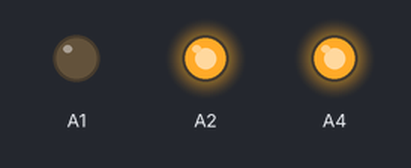
Bench run of a sketch on a simulated Arduino Uno, built with avr-gcc and run on an emulated ATmega328P. On the bench: output pins drawn as LEDs (lit = HIGH). Pins used as bus, display or sensor lines are not drawn.

Above: at 0.2 s.
At 0.7 s:
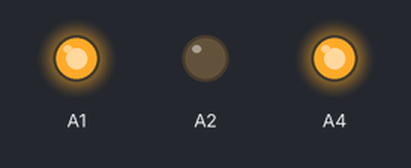
At 3.2 s:
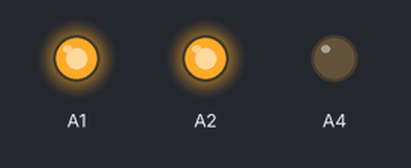
Timing chart, 0 to 4.5 s (numbered marks = the images above):
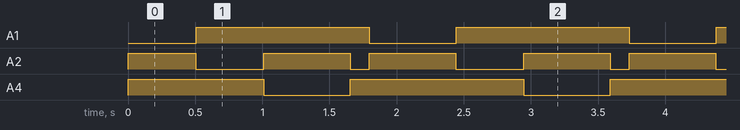

The sketch:

sketch_aug29a.ino
```cpp
 //firework by gak

void setup() {
   pinMode(2, OUTPUT);
   pinMode(4, OUTPUT);
   pinMode(5, OUTPUT);
   pinMode(6, OUTPUT);
   pinMode(7, OUTPUT);
   pinMode(10, OUTPUT);
   pinMode(A5, OUTPUT);
    pinMode(A0, OUTPUT);
    pinMode(11, OUTPUT);

    pinMode(A4, OUTPUT);
    pinMode(A2, OUTPUT);
    pinMode(A1, OUTPUT);

}
void loop() {
  digitalWrite(A4, HIGH);
  delay(1);
 digitalWrite(A2, HIGH);
  delay(1);
 digitalWrite(A1, LOW);
  delay(1);

 digitalWrite(5, HIGH);
  delay(1);
 digitalWrite(5, LOW);
  delay(1);

  delay(500);            //1

  digitalWrite(A4, HIGH);
  delay(1);
 digitalWrite(A2, LOW);
  delay(1);
 digitalWrite(A1, HIGH);
  delay(1);
 digitalWrite(5, HIGH);
  delay(1);
 digitalWrite(5, LOW);
  delay(1);

  delay(500);                //2

 digitalWrite(A4, LOW);
  delay(1);
 digitalWrite(A2, HIGH);
  delay(1);
 digitalWrite(A1, HIGH);
  delay(1);
 digitalWrite(5, HIGH);
  delay(1);
 digitalWrite(5, LOW);
  delay(1);

  delay(500);               //3

 digitalWrite(A4, LOW);
  delay(1);
 digitalWrite(A2, HIGH);
  delay(1);
 digitalWrite(A1, HIGH);
  delay(1);
 digitalWrite(2, HIGH);
  delay(1);
 digitalWrite(2, LOW);
  delay(1);

   digitalWrite(A4, LOW);
  delay(1);
 digitalWrite(A2, HIGH);
  delay(1);
 digitalWrite(A1, HIGH);
  delay(1);
 digitalWrite(6, HIGH);
  delay(1);
 digitalWrite(6, LOW);
  delay(1);

 digitalWrite(A4, LOW);
  delay(1);
 digitalWrite(A2, HIGH);
  delay(1);
 digitalWrite(A1, HIGH);
  delay(1);
 digitalWrite(10, HIGH);
  delay(1);
 digitalWrite(10, LOW);
  delay(1);

 digitalWrite(A4, LOW);
  delay(1);
 digitalWrite(A2, HIGH);
  delay(1);
 digitalWrite(A1, HIGH);
  delay(1);
 digitalWrite(7, HIGH);
  delay(1);
 digitalWrite(7, LOW);
  delay(1);

  digitalWrite(A4, LOW);
  delay(1);
 digitalWrite(A2, HIGH);
  delay(1);
 digitalWrite(A1, HIGH);
  delay(1);
 digitalWrite(11, HIGH);
  delay(1);
 digitalWrite(11, LOW);
  delay(1);

   digitalWrite(A4, LOW);
  delay(1);
 digitalWrite(A2, HIGH);
  delay(1);
 digitalWrite(A1, HIGH);
  delay(1);
 digitalWrite(A0, HIGH);
  delay(1);
 digitalWrite(A0, LOW);
  delay(1);

   digitalWrite(A4, LOW);
  delay(1);
 digitalWrite(A2, HIGH);
  delay(1);
 digitalWrite(A1, HIGH);
  delay(1);
 digitalWrite(A5, HIGH);
  delay(1);
 digitalWrite(A5, LOW);
  delay(1);

   digitalWrite(A4, LOW);
  delay(1);
 digitalWrite(A2, HIGH);
  delay(1);
 digitalWrite(A1, HIGH);
  delay(1);
 digitalWrite(4, HIGH);
  delay(1);
 digitalWrite(4, LOW);
  delay(1);

  delay(100);            //4

  digitalWrite(A4, HIGH);
  delay(1);
 digitalWrite(A2, LOW);
  delay(1);
 digitalWrite(A1, HIGH);
  delay(1);
 digitalWrite(2, HIGH);
  delay(1);
 digitalWrite(2, LOW);
  delay(1);

   digitalWrite(A4, HIGH);
  delay(1);
 digitalWrite(A2, LOW);
  delay(1);
 digitalWrite(A1, HIGH);
  delay(1);
 digitalWrite(6, HIGH);
  delay(1);
 digitalWrite(6, LOW);
  delay(1);

 digitalWrite(A4, HIGH);
  delay(1);
 digitalWrite(A2, LOW);
  delay(1);
 digitalWrite(A1, HIGH);
  delay(1);
 digitalWrite(10, HIGH);
  delay(1);
 digitalWrite(10, LOW);
  delay(1);

 digitalWrite(A4, HIGH);
  delay(1);
 digitalWrite(A2, LOW);
  delay(1);
 digitalWrite(A1, HIGH);
  delay(1);
 digitalWrite(7, HIGH);
  delay(1);
 digitalWrite(7, LOW);
  delay(1);

  digitalWrite(A4, HIGH);
  delay(1);
 digitalWrite(A2, LOW);
  delay(1);
 digitalWrite(A1, HIGH);
  delay(1);
 digitalWrite(11, HIGH);
  delay(1);
 digitalWrite(11, LOW);
  delay(1);

   digitalWrite(A4, HIGH);
  delay(1);
 digitalWrite(A2, LOW);
  delay(1);
 digitalWrite(A1, HIGH);
  delay(1);
 digitalWrite(A0, HIGH);
  delay(1);
 digitalWrite(A0, LOW);
  delay(1);

   digitalWrite(A4, HIGH);
  delay(1);
 digitalWrite(A2, LOW);
  delay(1);
 digitalWrite(A1, HIGH);
  delay(1);
 digitalWrite(A5, HIGH);
  delay(1);
 digitalWrite(A5, LOW);
  delay(1);

   digitalWrite(A4, HIGH);
  delay(1);
 digitalWrite(A2, LOW);
  delay(1);
 digitalWrite(A1, HIGH);
  delay(1);
 digitalWrite(4, HIGH);
  delay(1);
 digitalWrite(4, LOW);
  delay(1);

  delay(100);            //5

  digitalWrite(A4, HIGH);
  delay(1);
 digitalWrite(A2, HIGH);
  delay(1);
 digitalWrite(A1, LOW);
  delay(1);
 digitalWrite(2, HIGH);
  delay(1);
 digitalWrite(2, LOW);
  delay(1);

 digitalWrite(A4, HIGH);
  delay(1);
 digitalWrite(A2, HIGH);
  delay(1);
 digitalWrite(A1, LOW);
  delay(1);
 digitalWrite(6, HIGH);
  delay(1);
 digitalWrite(6, LOW);
  delay(1);

 digitalWrite(A4, HIGH);
  delay(1);
 digitalWrite(A2, HIGH);
  delay(1);
 digitalWrite(A1, LOW);
  delay(1);
 digitalWrite(10, HIGH);
  delay(1);
 digitalWrite(10, LOW);
  delay(1);

 digitalWrite(A4, HIGH);
  delay(1);
 digitalWrite(A2, HIGH);
  delay(1);
 digitalWrite(A1, LOW);
  delay(1);
 digitalWrite(7, HIGH);
  delay(1);
 digitalWrite(7, LOW);
  delay(1);

  digitalWrite(A4, HIGH);
  delay(1);
 digitalWrite(A2, HIGH);
  delay(1);
 digitalWrite(A1, LOW);
  delay(1);
 digitalWrite(11, HIGH);
  delay(1);
 digitalWrite(11, LOW);
  delay(1);

   digitalWrite(A4, HIGH);
  delay(1);
 digitalWrite(A2, HIGH);
  delay(1);
 digitalWrite(A1, LOW);
  delay(1);
 digitalWrite(A0, HIGH);
  delay(1);
 digitalWrite(A0, LOW);
  delay(1);

   digitalWrite(A4,HIGH);
  delay(1);
 digitalWrite(A2, HIGH);
  delay(1);
 digitalWrite(A1, LOW);
  delay(1);
 digitalWrite(A5, HIGH);
  delay(1);
 digitalWrite(A5, LOW);
  delay(1);

   digitalWrite(A4, HIGH);
  delay(1);
 digitalWrite(A2, HIGH);
  delay(1);
 digitalWrite(A1, LOW);
  delay(1);
 digitalWrite(4, HIGH);
  delay(1);
 digitalWrite(4, LOW);
  delay(1);

  delay(100);            //6

}
```

Measured:
- by itself, A1: alternates HIGH for 1.3 s and LOW for 0.65 s
- by itself, A2: repeats every 1.9 s: LOW 0.51 s, HIGH 0.65 s, LOW 0.14 s, HIGH 0.65 s
- by itself, A4: repeats every 1.9 s: LOW 0.65 s, HIGH 1.3 s
